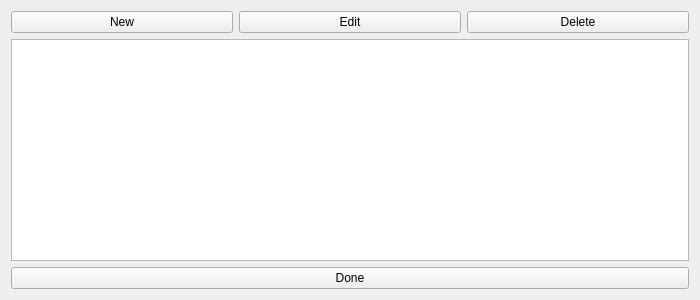
<?xml version="1.0" encoding="UTF-8"?>
<ui version="4.0">
 <class>ProfileManager6</class>
 <widget class="QWidget" name="ProfileManager6">
  <property name="geometry">
   <rect>
    <x>0</x>
    <y>0</y>
    <width>700</width>
    <height>300</height>
   </rect>
  </property>
  <property name="minimumSize">
   <size>
    <width>700</width>
    <height>300</height>
   </size>
  </property>
  <property name="windowTitle">
   <string>Profile Manager</string>
  </property>
  <layout class="QGridLayout" name="gridLayout">
   <item row="0" column="0">
    <widget class="QPushButton" name="pushButtonNew">
     <property name="text">
      <string>New</string>
     </property>
    </widget>
   </item>
   <item row="0" column="1">
    <widget class="QPushButton" name="pushButtonEdit">
     <property name="text">
      <string>Edit</string>
     </property>
    </widget>
   </item>
   <item row="0" column="2">
    <widget class="QPushButton" name="pushButtonDelete">
     <property name="text">
      <string>Delete</string>
     </property>
    </widget>
   </item>
   <item row="1" column="0" colspan="3">
    <widget class="QTableView" name="tableView">
     <attribute name="verticalHeaderVisible">
      <bool>false</bool>
     </attribute>
    </widget>
   </item>
   <item row="2" column="0" colspan="3">
    <widget class="QPushButton" name="pushButtonDone">
     <property name="text">
      <string>Done</string>
     </property>
    </widget>
   </item>
  </layout>
 </widget>
 <resources/>
 <connections/>
</ui>
